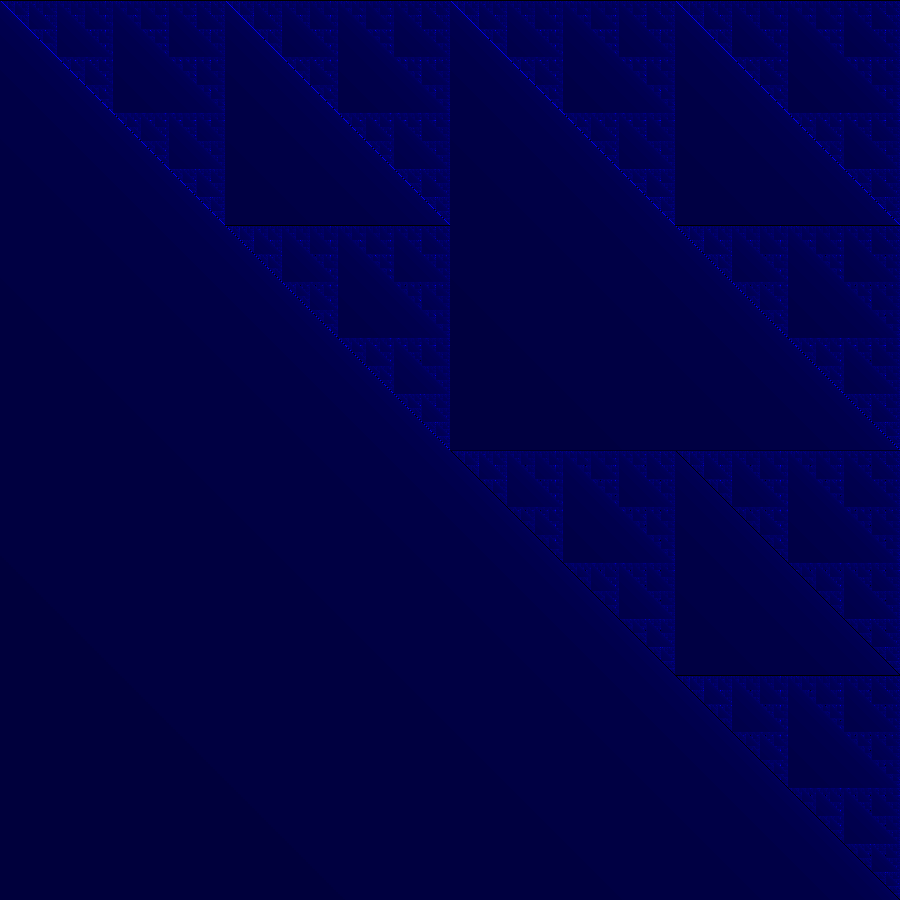

Generate this figure with Python:
import numpy as np
import imageio
import math
  
def main():
    pixels_width = 900
    pixels_height = 900
    
    # set my frame and set it to white
    fixed_point = np.zeros((pixels_width, pixels_height,3))
    
    for i in range(pixels_width):
      for j in range(pixels_height):
        x=float(i)/pixels_width
        y=float(-j)/pixels_height + 1
        for k in range(100):
          if(x < 0.5 and y <= 0.5):
            Newx = 2*x
            Newy = 2*y
          if(x > 0.5 and y <= 0.5):
            Newx= 2*x-1
            Newy= 2*y
          if(y > 0.5):
            Newx= 2*x
            Newy= 2*y-1

          x=Newx
          y=Newy
          if(x*x + y*y > 100000):
            if(k > 15):
              fixed_point[i][j]= np.array([2*k + 20,20,2*k + 20])
            else:
              fixed_point[i][j]= np.array([0,2*k + 20,2*k + 20])
              
            break

    imageio.imwrite('escape_time_sierpinski.png', fixed_point)
    return

main()